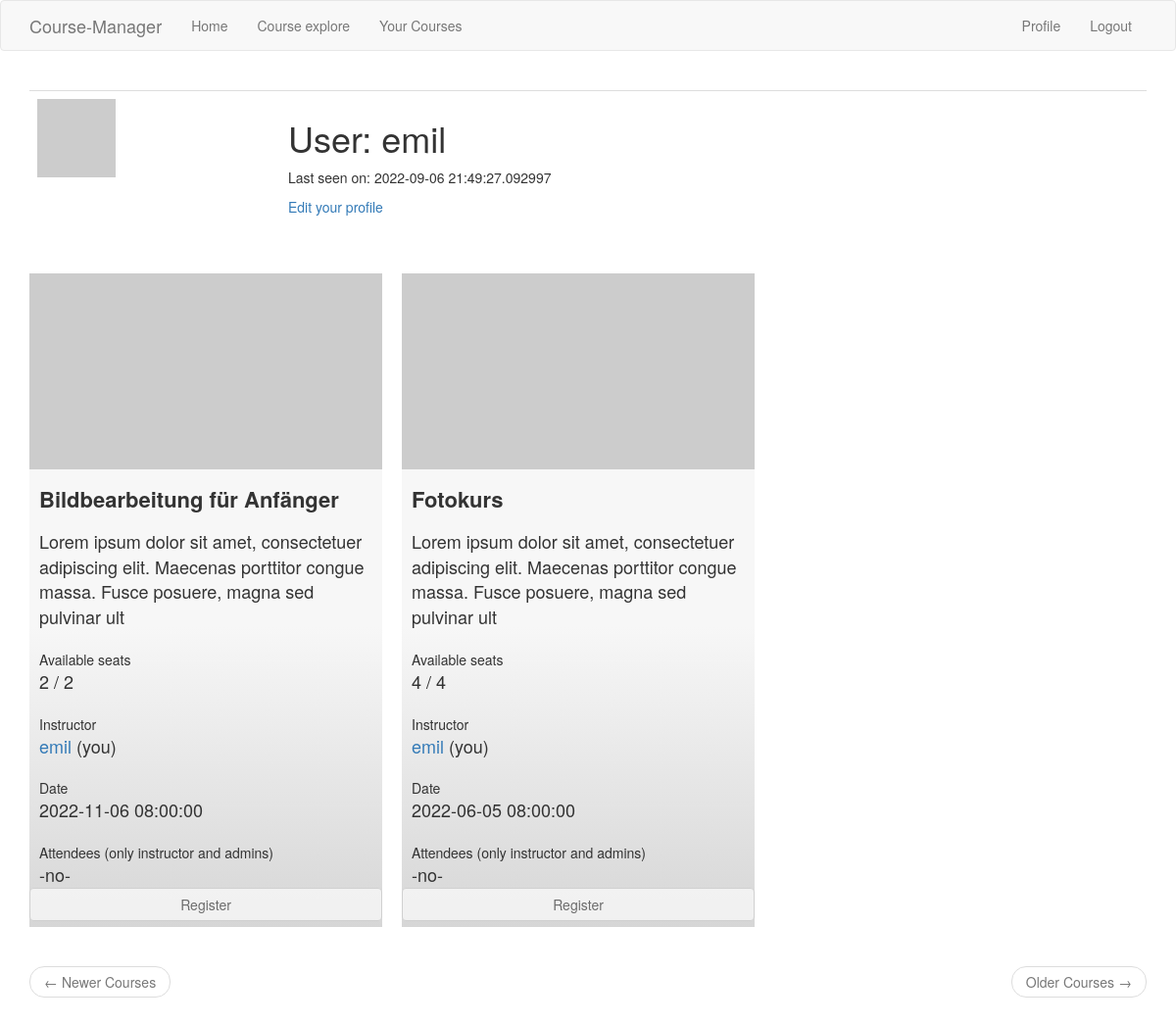
/user/emil (signed in), run on the app's committed database.
### app/models.py (models this page shows, shortened)
class User(UserMixin, db.Model):
    id = db.Column(db.Integer, primary_key=True)
    username = db.Column(db.String(64), index=True, unique=True)
    email = db.Column(db.String(120), index=True, unique=True)
    password_hash = db.Column(db.String(128))
    courses = db.relationship('Course', backref='instructor', lazy='dynamic')
    about_me = db.Column(db.String(140))
    last_seen = db.Column(db.DateTime, default=datetime.utcnow)
    name = db.Column(db.String(128))
    address = db.Column(db.String(128))
    postalcode = db.Column(db.Integer)
    city = db.Column(db.String(128))
    role = db.Column(db.String(128))
    def avatar(self, size):
        digest = md5(self.email.lower().encode('utf-8')).hexdigest()
        return 'https://www.gravatar.com/avatar/{}?d=identicon&s={}'.format(
            digest, size)
    def registrated_courses(self):
        self.course_attendees
        return self.course_attendees.order_by(Course.date.desc())

class Course(db.Model):
    id = db.Column(db.Integer, primary_key=True)
    title = db.Column(db.String(64))
    description = db.Column(db.String(128))
    seats = db.Column(db.Integer)
    date = db.Column(db.DateTime, default=datetime.utcnow)
    visible = db.Column(db.Integer)
    instructor_id = db.Column(db.Integer, db.ForeignKey('user.id'))
    registrated = db.relationship(
        'User', secondary=attendees,
        primaryjoin=(attendees.c.course_id == id),
        secondaryjoin=(attendees.c.attendee_id == User.id),
        backref=db.backref('course_attendees', lazy='dynamic'), lazy='dynamic')
    def available_seats(self):
        return self.seats - self.registrated.count()
    def is_registered(self, user):
        return self.registrated.filter(
            attendees.c.course_id == self.id).filter(attendees.c.attendee_id == user.id).count() > 0
    def avatar(self, size):
        digest = md5(self.title.encode('utf-8')).hexdigest()
        return 'https://www.gravatar.com/avatar/{}?d=identicon&s={}'.format(
            digest, size)

### app/routes.py (the view)
@app.route('/user/<username>')
@login_required
def user(username):
    user = User.query.filter_by(username=username).first_or_404()
    page = request.args.get('page', 1, type=int)
    courses = user.courses.order_by(Course.date.desc()).paginate(
        page, app.config['ITEMS_PER_PAGE'], False)
    next_url = url_for('user', username=user.username, page=courses.next_num) \
        if courses.has_next else None
    prev_url = url_for('user', username=user.username, page=courses.prev_num) \
        if courses.has_prev else None
    form = EmptyForm()
    return render_template('user.html', user=user, courses=courses.items,
                           next_url=next_url, prev_url=prev_url, form=form)

### app/forms.py
class EmptyForm(FlaskForm):
    submit = SubmitField('Submit')

### app/models.py (called while the page is built)
@login.user_loader
def load_user(id):
    return User.query.get(int(id))

### app/routes.py (called while the page is built)
@app.before_request
def before_request():
    if current_user.is_authenticated:
        current_user.last_seen = datetime.utcnow()
        db.session.commit()

### app/templates/user.html (shortened to what this page needs)
{% extends "base.html" %}
{% block app_content %}
    <table class="table table-hover mgFlexFullWidth">
        <tr>
            <td width="256px"><img src="{{ user.avatar(256) }}"></td>
            <td>
                <h1>User: {{ user.username }}</h1>
                {% if user.last_seen %}<p>Last seen on: {{ user.last_seen }}</p>{% endif %}
                {% if user == current_user %}
                <p><a href="{{ url_for('edit_profile') }}">Edit your profile</a></p>
                {% endif %}
            </td>
        </tr>
    </table>
    {% for course in courses %}
        {% include '_course.html' %}
    {% endfor %}
    <nav aria-label="..." class="mgFlexFullWidth">
        <ul class="pager">
            <li class="previous{% if not prev_url %} disabled{% endif %}">
                <a href="{{ prev_url or '#' }}">
                    <span aria-hidden="true">&larr;</span> Newer Courses
                </a>
            </li>
            <li class="next{% if not next_url %} disabled{% endif %}">
                <a href="{{ next_url or '#' }}">
                    Older Courses <span aria-hidden="true">&rarr;</span>
                </a>
            </li>
        </ul>
    </nav>
{% endblock %}

### app/templates/_course.html (shortened to what this page needs)
    <div class="mgFlexItem">
        <div class="avatar">
            <img  src="{{ course.avatar(70) }}" />
        </div>
        <div class="title">{{ course.title }}</div>
            <div class="text">{{ course.description }}</div>
            <br>
            <div class="litleTitle">Available seats</div>
            <div class="text">{{ course.available_seats() }} / {{ course.seats }}</div>
            <br>
            <div class="litleTitle">Instructor</div>
            <div class="text">
                <a href="{{ url_for('user', username=course.instructor.username) }}">
                    {{ course.instructor.username }}
                </a>
                {% if course.instructor_id == current_user.id %}
                    (you)
                {% endif %}
            </div>
            <br>
            <div class="litleTitle">Date</div>
            <div class="text">
            {{ course.date }}
            {% if current_user.role == "admin" or course.instructor_id == current_user.id %}
            </div>
            <br>
            <div class="litleTitle">Attendees (only instructor and admins)</div>
            <div class="text">
                {% if course.registrated.count() == 0 %}
                <div>-no-</div>
                {% endif %}
            {% endif %}
            </div>
        <div style="display: flex; flex-direction: row;">
            {% if course.is_registered(current_user) %}
            <form action="{{ url_for('unregister_course', course_id=course.id) }}" method="post" style="width:100%;">
                {{ form.hidden_tag() }}
                {{ form.submit(value='Unregister', class_='btn btn-default', style='width:100%; margin-bottom: 6px;') }}
            </form>
            {% else %}
            <form action="{{ url_for('register_course', course_id=course.id) }}" method="post" style="width:100%;">
                {% if course.available_seats() <= 0 or course.instructor_id == current_user.id %}
                    {{ form.submit(value='Register', class_='btn btn-default', style='width:100%; margin-bottom: 6px;', disabled='true', title='there are no seats available or you are the instructor!') }}
                {% else %}
                    {{ form.submit(value='Register', class_='btn btn-default', style='width:100%; margin-bottom: 6px;') }}
                {% endif %}
           </form>
            {% endif %}
        </div>
    </div>

### app/static/css/main.css (style rules this page uses)
.mgFlexItem { flex: 1 1; min-width: 300px; max-width: 460px; background: linear-gradient(0deg, rgb(214, 214, 214) 0%, rgb(247, 247, 247) 46%); display: flex; flex-direction: column; }
.mgFlexItem>div>img { height: 200px; width: 100%; object-fit: cover; }
.mgFlexFullWidth { flex: 1 100%; }
@media all and (min-width: 1200px) { .mgFlexItem { flex: 1 360px; min-width: 360px; max-width: 360px; } }
.title { font-size: 22px; margin-top: 15px; margin-bottom: 15px; padding: 0px 10px; font-weight: bold; }
.text { font-size: 18px; padding: 0px 10px; }
.litleTitle { padding: 0px 10px; }

### data on the page
User: username "emil", last_seen "2022-09-06 21:49:27.092997"
Course: title "Bildbearbeitung für Anfänger", description "Lorem ipsum dolor sit amet, consectetuer adipiscing elit. Maecenas porttitor congue massa. Fusce posuere, magna sed pulvinar ult", available_seats "2", seats "2", instructor.username "emil", shows "(you)", date "2022-11-06 08:00:00", shows "Attendees (only instructor and admins)", shows "-no-"
Course: title "Fotokurs", description "Lorem ipsum dolor sit amet, consectetuer adipiscing elit. Maecenas porttitor congue massa. Fusce posuere, magna sed pulvinar ult", available_seats "4", seats "4", instructor.username "emil", shows "(you)", date "2022-06-05 08:00:00", shows "Attendees (only instructor and admins)", shows "-no-"
